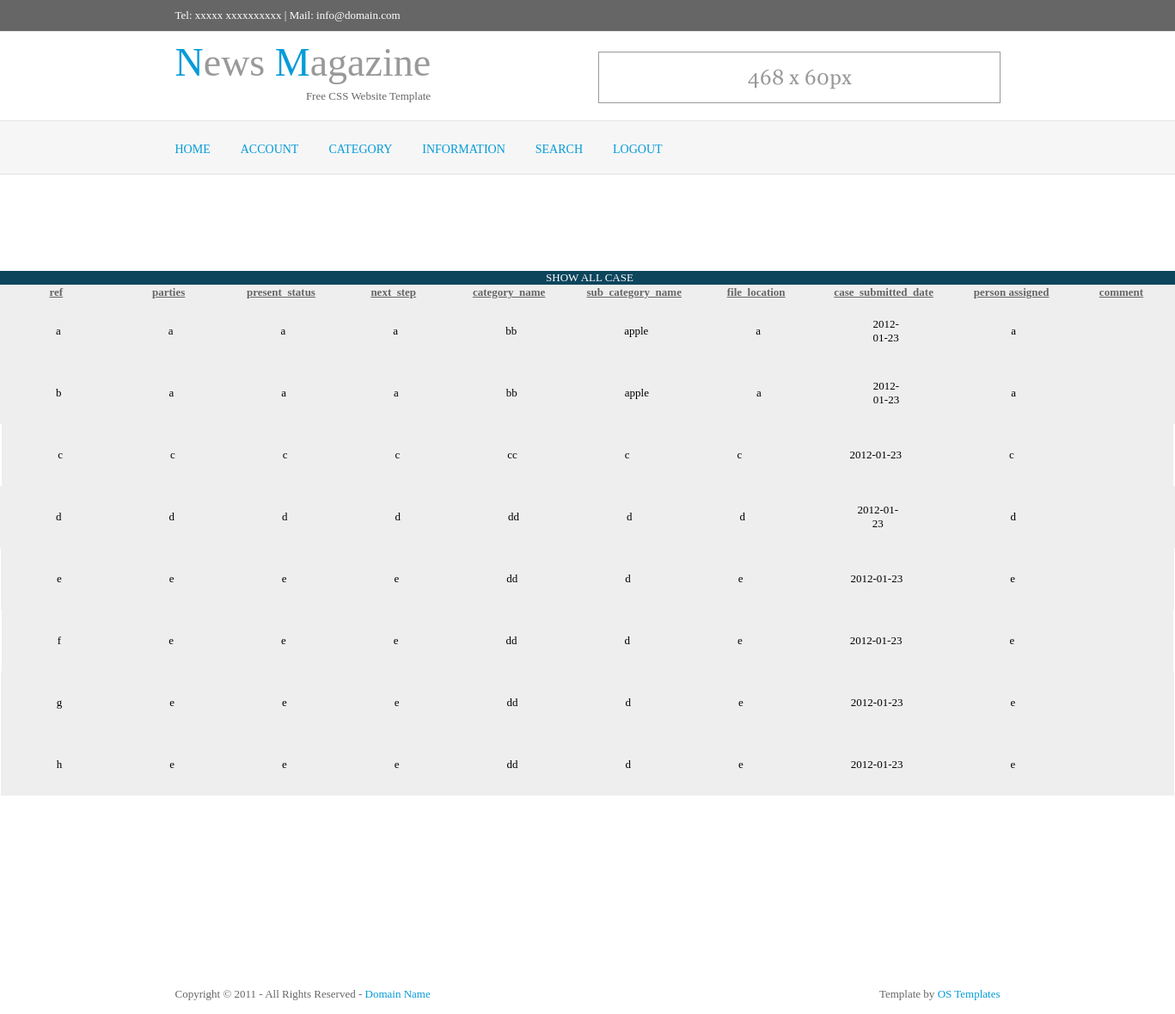
/view/view_all_case_view.php (signed in), run on the app's committed database.
### tables this page shows
CREATE TABLE IF NOT EXISTS `add_case` (
  `case_id` int(11) NOT NULL AUTO_INCREMENT,
  `ref` varchar(60) NOT NULL,
  `parties` varchar(100) NOT NULL,
  `present_status` varchar(100) NOT NULL,
  `next_step` varchar(100) NOT NULL,
  `category_name` varchar(40) NOT NULL,
  `sub_category_name` varchar(40) NOT NULL,
  `file_location` varchar(100) NOT NULL,
  `case_submitted_date` date NOT NULL,
  `person_assigned` varchar(60) NOT NULL,
  `assigned_person_comment` varchar(100) DEFAULT NULL,
  PRIMARY KEY (`case_id`),
  UNIQUE KEY `ref` (`ref`)
);

### controller/view_all_case_controller.php (called while the page is built)
<?php
    class View_all_case_controller
    {
        public function view_all_case()
        {
            include'../model/admin_model.php';
            $admin_model =new Admin_model();
            $view_all_case=$admin_model->view_all_case();
            if($view_all_case)
            {
                return $view_all_case;
            }
            else
            {
                return FALSE;
            }
        }
    }
?>

### model/admin_model.php (called while the page is built, shortened)
<?php
class Admin_model extends Db_connection_model
{
     public function view_all_case()
    {
        $sql_view_all_case="SELECT * FROM add_case";
        $result_of_view_all_case=mysql_query($sql_view_all_case) or die("cant select from  Admin_model class  vview_all_case() <br/>".  mysql_error());
        if($result_of_view_all_case)
        {
            return $result_of_view_all_case;
        }
        else
        {
            return false;
        }
    }
}
?>

### view/view_all_case_view.php (the view, shortened to what this page needs)
<?php
if($_SESSION['loggedIn']==1)
{
?>
<!DOCTYPE html PUBLIC "-//W3C//DTD XHTML 1.0 Transitional//EN" "http://www.w3.org/TR/xhtml1/DTD/xhtml1-transitional.dtd">
<html xmlns="http://www.w3.org/1999/xhtml" xml:lang="EN" lang="EN" dir="ltr">
<head profile="http://gmpg.org/xfn/11">
<link rel="stylesheet" href="styles/layout.css" type="text/css" />
</head>
<body id="top">
<?php
include_once 'include/top_view.php';
?>
<div class="wrapper col2">
  <div id="topbar">
    <div id="topnav">
        <?php
        include ('include/link.php');
        ?>
    </div>
    <br class="clear" />
  </div>
</div>
<br/><br/><br/><br/><br/><br/><br/>
<?php
include_once '../controller/../controller/view_all_case_controller.php';
$view_all_case_controller=new View_all_case_controller;
$view_all_case=$view_all_case_controller->view_all_case();
if($view_all_case)
{
    $i=0;
        while($row_view_all_case= mysql_fetch_array($view_all_case))
        {
?>
<table class="view_case" align="center">
    <?php
    if($i==0)
    {
    ?>
     <caption>Show All Case</caption>
    <tr class="even">
    <th> <b><u>ref</u></b></th>
    <th> <b><u>parties</u></b></th>
    <th><b><u> present_status</u></b></th>
    <th> <b><u>next_step</u></b></th>
    <th> <b><u>category_name</u></b></th>
    <th> <b><u>sub_category_name</u></b></th>
    <th><b><u> file_location</u></b></th>
    <th> <b><u>case_submitted_date</u></b></th>
    <th><b><u> person assigned</u></b></th>
    <th> <b><u>comment</u></b></th>
    </tr>
    <?php
    }
    $i++;
    ?>
  <tr class='even'>
    <td height="70"><?php echo"$row_view_all_case[ref]"; ?></td>
    <td height="70"><?php echo"$row_view_all_case[parties]"; ?></td>
    <td height="70"><?php echo"$row_view_all_case[present_status]"; ?></td>
    <td height="70"><?php echo"$row_view_all_case[next_step]"; ?></td>
    <td height="70"><?php echo"$row_view_all_case[category_name]"; ?></td>
    <td height="70"><?php echo"$row_view_all_case[sub_category_name]"; ?></td>
    <td height="70"><?php echo"$row_view_all_case[file_location]"; ?></td>
    <td height="70"><?php echo"$row_view_all_case[case_submitted_date]"; ?></td>
    <td height="70"><?php echo"$row_view_all_case[person_assigned]"; ?></td>
    <td height="70"><?php echo"$row_view_all_case[assigned_person_comment]"; ?></td>
  </tr>
</table>
<?php
        }
}
else
{
    echo"cant view catagory name<br/>";
}
        include_once 'include/bottom_view.php';
}
else
{
    header('Location:login_form_view.php');
}
?>

### view/styles/layout.css (style rules this page uses)
body { margin:0; padding:0; font-size:13px; font-family:Georgia, "Times New Roman", Times, serif; color:#666666; background-color:#FFFFFF; }
div.wrapper { display:block; width:100%; margin:0; text-align:left; border-bottom:1px solid #E3E3E3; }
.col2 { color:#FFFFFF; background-color:#F6F6F6; }
#header, #topline, #topbar, #breadcrumb, .container, #hpage_cats, #adblock, #socialise, #footer, #copyright { position:relative; margin:0 auto 0; display:block; width:960px; }
#topbar { padding:20px 0; z-index:1000; }

### view/styles/navi.css (style rules this page uses)
#topnav { display:block; float:left; width:700px; margin:5px 0 0 0; padding:0; list-style:none; }

### view/styles/tables.css (style rules this page uses)
.view_case { border-collapse:collapse; }
.view_case caption { background-color: #0c455c; color:#FFF; padding-left: 65px; padding-right: 60px; text-transform: uppercase; text-align: center; }
.view_case tr.even { background-color: #EEE; }
.view_case td { color:black; padding-left: 65px; padding-right: 60px; text-align: center; }

### data on the page
add_case: shows "SHOW ALL CASE", ref "a", parties "a", present_status "a", next_step "a", category_name "bb", sub_category_name "apple", file_location "a", case_submitted_date "2012-01-23", person_assigned "a"
add_case: ref "b", parties "a", present_status "a", next_step "a", category_name "bb", sub_category_name "apple", file_location "a", case_submitted_date "2012-01-23", person_assigned "a"
add_case: ref "c", parties "c", present_status "c", next_step "c", category_name "cc", sub_category_name "c", file_location "c", case_submitted_date "2012-01-23", person_assigned "c"
add_case: ref "d", parties "d", present_status "d", next_step "d", category_name "dd", sub_category_name "d", file_location "d", case_submitted_date "2012-01-23", person_assigned "d"
add_case: ref "e", parties "e", present_status "e", next_step "e", category_name "dd", sub_category_name "d", file_location "e", case_submitted_date "2012-01-23", person_assigned "e"
add_case: ref "f", parties "e", present_status "e", next_step "e", category_name "dd", sub_category_name "d", file_location "e", case_submitted_date "2012-01-23", person_assigned "e"
add_case: ref "g", parties "e", present_status "e", next_step "e", category_name "dd", sub_category_name "d", file_location "e", case_submitted_date "2012-01-23", person_assigned "e"
add_case: ref "h", parties "e", present_status "e", next_step "e", category_name "dd", sub_category_name "d", file_location "e", case_submitted_date "2012-01-23", person_assigned "e"
